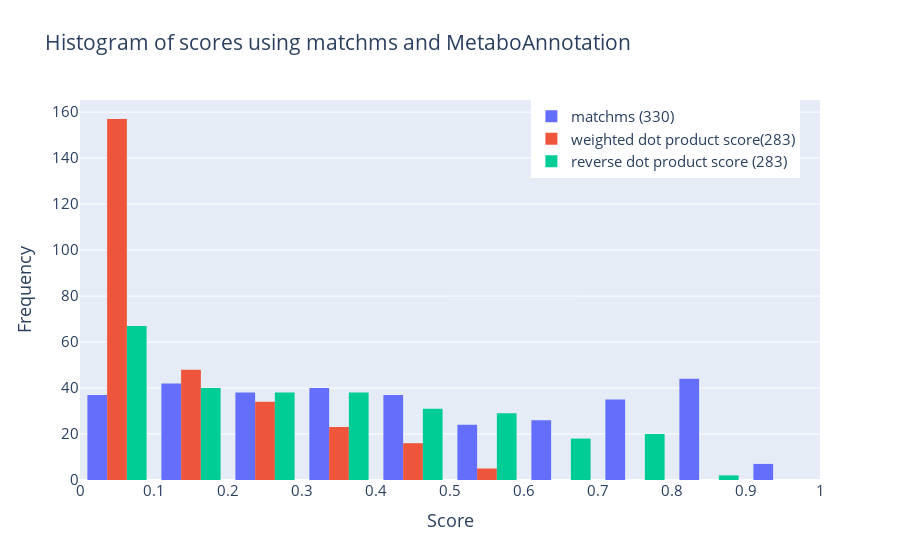

Notebook code for this chart:
### Code cell
# Define number of bins
n_bins = 10

    # Create data arrays
matchms = matchms_scores['CosineHungarian_0.01_0.0_1.0_scores']
weighted = metaboannotation_scores['score']
reverse = metaboannotation_scores['reverse_score']


    # Create histogram traces
trace1 = go.Histogram(x=matchms, nbinsx=n_bins, name='matchms ({})'.format(len(matchms)), xbins=dict(start=0, end=1))
trace2 = go.Histogram(x=weighted, nbinsx=n_bins, name='weighted dot product score({})'.format(len(weighted)), xbins=dict(start=0, end=1))
trace3 = go.Histogram(x=reverse, nbinsx=n_bins, name='reverse dot product score ({})'.format(len(reverse)), xbins=dict(start=0, end=1))

# Create layout
layout = go.Layout(title='Histogram of scores using matchms and MetaboAnnotation',
                      xaxis=dict(title='Score', range=[0, 1], dtick=0.1, tickfont=dict(size=15)),
                      yaxis=dict(title='Frequency', tickfont=dict(size=15)),
                      legend=dict(x=0.61, y=1.0),
                      font=dict(size=15))

# Create figure
fig = go.Figure(data=[trace1, trace2, trace3], layout=layout)

# Display the plot
fig.show()

### Figure 1 — Plotly figure (JSON) as saved in the notebook; plotly's stock layout.template omitted (floating-point values rounded to 4 significant figures; data arrays with more than 128 entries replaced by an {"elided": "..."} marker saying what was removed)
{"data": [{"name": "matchms (330)", "nbinsx": 10, "type": "histogram", "x": {"elided": "330 float values"}, "xbins": {"end": 1, "start": 0}}, {"name": "weighted dot product score(283)", "nbinsx": 10, "type": "histogram", "x": {"elided": "283 float values"}, "xbins": {"end": 1, "start": 0}}, {"name": "reverse dot product score (283)", "nbinsx": 10, "type": "histogram", "x": {"elided": "283 float values"}, "xbins": {"end": 1, "start": 0}}], "layout": {"font": {"size": 15}, "legend": {"x": 0.61, "y": 1}, "title": {"text": "Histogram of scores using matchms and MetaboAnnotation"}, "xaxis": {"dtick": 0.1, "range": [0, 1], "tickfont": {"size": 15}, "title": {"text": "Score"}}, "yaxis": {"tickfont": {"size": 15}, "title": {"text": "Frequency"}}}}
